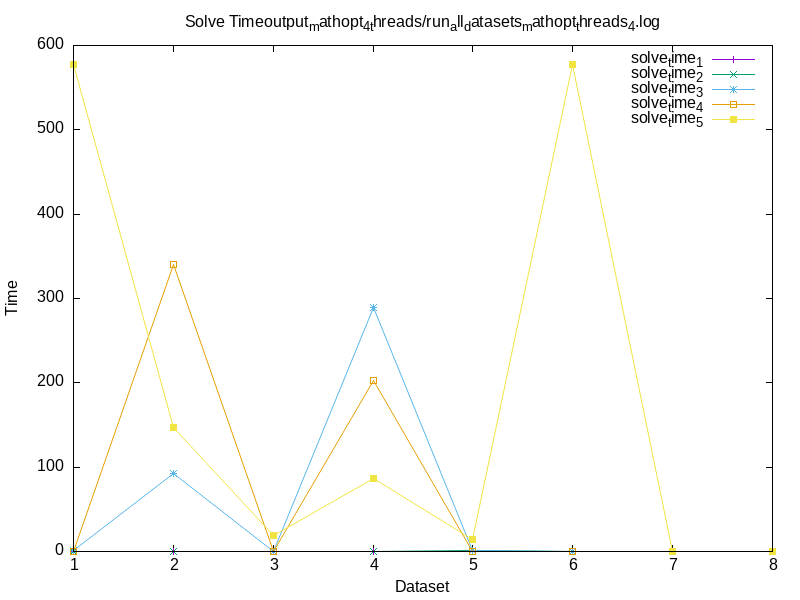

The script that saved this image:
set terminal png size 800,600
set output 'solve_phase_time_4_threads_mathopt.png'
set title 'Solve Timeoutput_mathopt_4_threads/run_all_datasets_mathopt_threads_4.log'
set xlabel 'Dataset'
set ylabel 'Time'
set xtics 1
set key autotitle columnhead
plot '../Data_logs/solve_phase_time_4_threads_mathopt.dat' using 1:12 with linespoints title columnhead(12), '' using 1:13 with linespoints title columnhead(13), '' using 1:14 with linespoints title columnhead(14), '' using 1:15 with linespoints title columnhead(15), '' using 1:16 with linespoints title columnhead(16)
